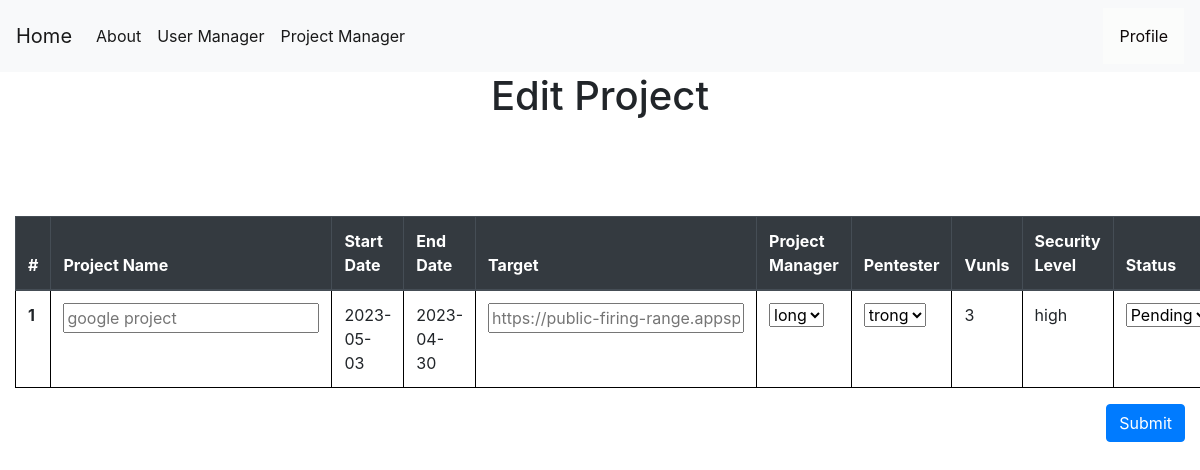
The app's page /editproject/2 (signed in), older data.
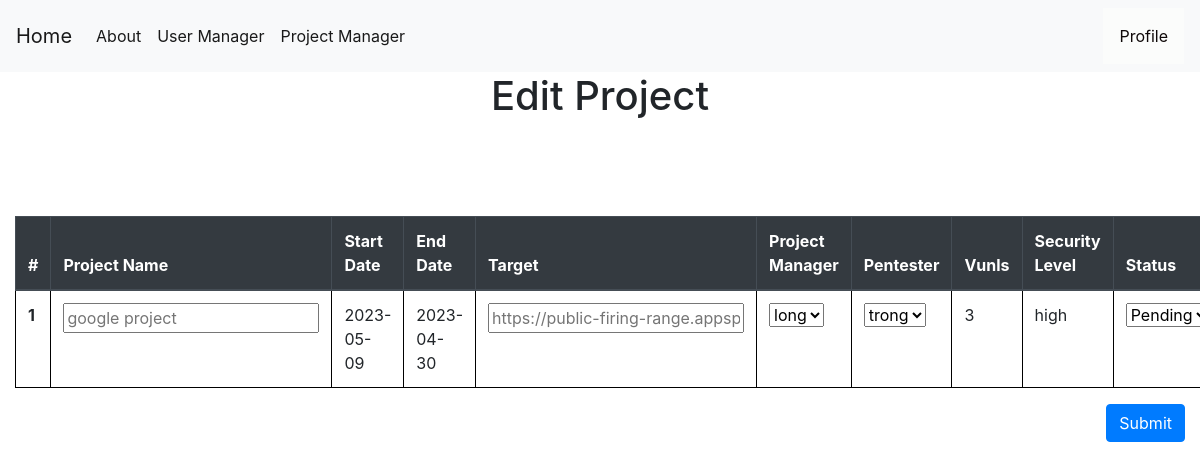
The same page, newer data.
### tables this page shows
CREATE TABLE projects (
    projectid INTEGER PRIMARY KEY AUTOINCREMENT,
    projectname TEXT NOT NULL,
    startdate date NOT NULL,
    enddate date,
    vunls int,
    target text not null,
    securitylevel TEXT,
    manager INTEGER ,
    pentester INTEGER ,
    status TEXT NOT NULL,
    create_by INTEGER ,
    isspider TEXT,
    FOREIGN KEY (pentester) REFERENCES users(userid) ON DELETE CASCADE
    FOREIGN KEY (manager) REFERENCES users(userid) ON DELETE CASCADE
    FOREIGN KEY (create_by) REFERENCES users(userid) ON DELETE CASCADE
);

### app.py (the view, shortened to what this page needs)
@app.route('/editproject/<int:id>', methods=('GET', 'POST'))
def editproject(id):
    msg = ''
    if session["userid"] == None:
        return redirect(url_for('login'))
    currentuser = get_current_user()
    if currentuser["role"] == 'Pentester':
        return render_template('403.html',)
    conn = get_db_connection()
    projects = conn.execute('SELECT * FROM projects WHERE projectid = ?',(id,)).fetchall()
    project = conn.execute('SELECT * FROM projects WHERE projectid = ?',(id,)).fetchone()
    users = conn.execute('SELECT * FROM users').fetchall()
    return render_template('edit_project.html', projects=projects,users=users,msg=msg)

### app.py (called while the page is built)
def get_db_connection():
    conn = sqlite3.connect('database.db')
    conn.row_factory = sqlite3.Row
    return conn

def get_current_user():
    userid = session["userid"]
    conn = get_db_connection()
    user = conn.execute('SELECT * FROM users WHERE userid = ?',(userid,)).fetchone()
    conn.commit()
    conn.close()
    return user

### templates/edit_project.html (shortened to what this page needs)
{% extends 'base.html' %}
{% block content %}
    <center><h1>{% block title %} Edit Project  {% endblock %}</h1></center>
    <link rel= "stylesheet" type= "text/css" href= "{{ url_for('static',filename='css/showuser.css') }}">
  <form method="post">
    <table class="table" style="width:100%">
        <thead class="thead-dark" style="width:100%">
          <tr>
            <th width="5%" scope="col">#</th>
            <th width="10%" scope="col">Project Name</th>
            <th width="20%" scope="col">Start Date</th>
            <th width="20%" scope="col">End Date</th>
            <th scope="col">Target</th>
            <th scope="col">Project Manager</th>
            <th scope="col">Pentester</th>
            <th scope="col">Vunls</th>
            <th scope="col">Security Level</th>
            <th scope="col">Status</th>
          </tr>
        </thead>
        <tbody>
        {% for project in projects %}
          <tr>
            <th class="counterCell"></th>
            <th><input name="projectname" placeholder="{{project.projectname}}"autofocus="" /></br></th>
            <td>{{ project.startdate }}</td>
            <td>{{ project.enddate }}</td>
            <th><input name="target" placeholder="{{project.target}}"autofocus="" /></br></th>
            <td>
                <select name="manager" id="manager">
                {% for user in users %}
                {% if  user.role == 'Project Manager'%}
                <option value="{{user.userid}}">{{user.username}}</option>
                {% endif %}
                {% endfor %}
              </select>
            </td>
            <td>
                <select name="pentester" id="pentester">
                  {% for user in users %}
                  {% if  user.role == 'Pentester'%}
                  <option value="{{user.userid}}">{{user.username}}</option>
                  {% endif %}
                  {% endfor %}
              </select>
            </td>
            <td>{{ project.vunls }}</td>
            <td>{{ project.securitylevel }}</td>
            <td><select name="status" id="status">
              <option value="Pending">Pending</option>
            </select></td>
          </tr>
        {% endfor %}
        </tbody>
      </table>
      <div class="form-group">
        <button class="btn btn-primary" style="float: right;" role="button" aria-pressed="true" type="submit" class="btn btn-primary">Submit</button>
        </div>
  </form>
{% endblock %}

Row changes from the older to the newer data that the page shows:
changed projects "high": startdate "2023-05-03" → "2023-05-09"
